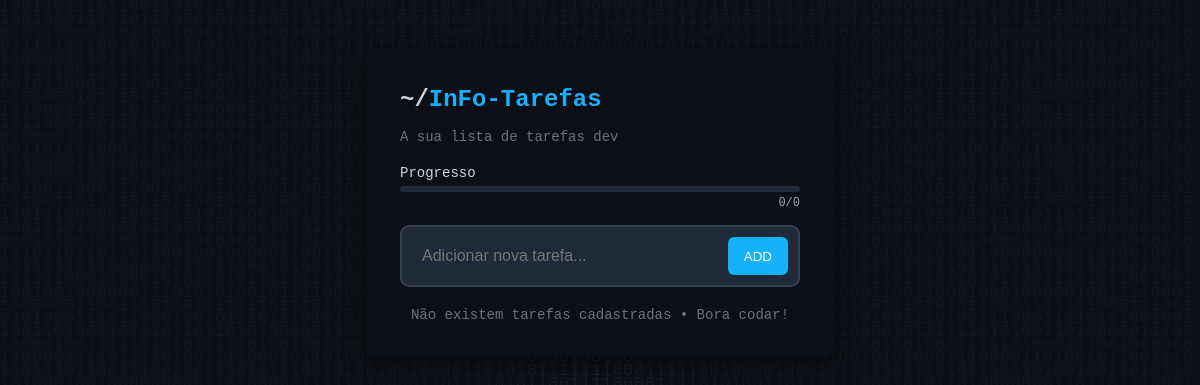
/, run on an earlier commit of the app's database.
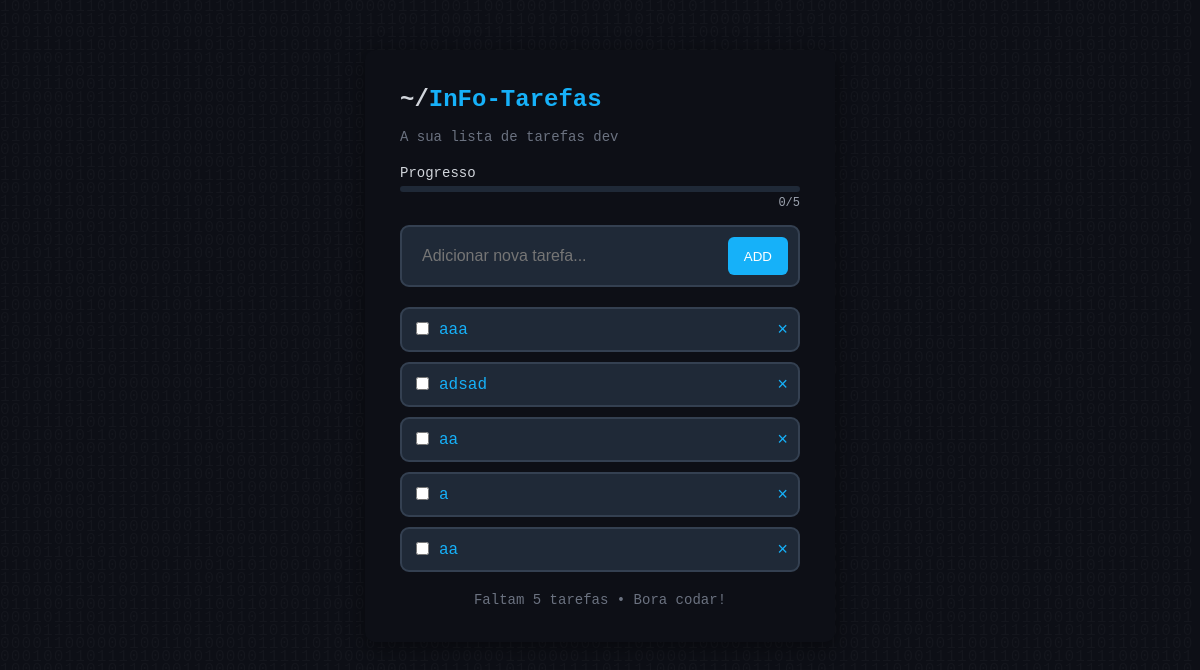
And on a later commit of the database.
### tarefas/models.py (models this page shows, shortened)
class Task(models.Model):
    label = models.CharField(max_length=100)
    done = models.BooleanField(default=False)

### tarefas/views.py (the view)
# urls.py: 2. Add a URL to urlpatterns:  path('', views.home, name='home')
def home(request):
    tasks = Task.objects.all()
    completed_tasks = 0
    total_tasks = len(tasks)
    remaining_tasks = 0
    pct = 0
    for task in tasks:
        if task.done == True:
            completed_tasks += 1
    remaining_tasks = total_tasks - completed_tasks
    if total_tasks > 0:
        pct = int((completed_tasks / total_tasks) * 100)
    return render(
        request,
        'tarefas/home.html',
        {
            'tasks' : tasks,
            'total' : total_tasks,
            'completed' : completed_tasks,
            'remaining' : remaining_tasks,
            'pct' : pct
        })

### tarefas/templates/tarefas/home.html (shortened to what this page needs)
{% extends "tarefas/base.html" %}
{% block  body %}
    <div class="progress-container">
        <label>Progresso</label>
        <div class="progress-bar">
        </div>
        <div class="progress-count">{{ completed }}/{{ total }}</div>
    </div>
    <form class="task-form" method="POST" method="POST" action="{% url 'add' %}">
        <input name="label" type="text" placeholder="Adicionar nova tarefa..." required autofocus />
        <button type="submit">ADD</button>
    </form>
    {% if tasks %}
        <ul class="task-list">
            {% for task in tasks %}
                <li class="{% if task.done == True %}completed{% endif %}">
                    <form method="POST" action="{% url 'toggle' task.id %}">
                        <input type="checkbox" onChange="this.form.submit()" {% if task.done == True %}checked{% endif %}/>
                    </form>
                    <span>{{ task.label }}</span>
                    <a href="{% url 'delete' task.id %}" class="delete">×</a>
                </li>
            {% endfor %}
        </ul>
        <p class="footer">Faltam {{ remaining }} tarefa{% if remaining != 1  %}s{% endif %} • Bora codar!</p>
    {% else %}
        <p class="footer">Não existem tarefas cadastradas • Bora codar!</p>
    {% endif %}
{% endblock  %}

What changed in the data, as far as the page shows it:
added Task: label "aaa"
added Task: label "adsad"
added Task: label "aa"
added Task: label "a"
added Task: label "aa"
Also different on the page:
{{ total }}: "0" → "5"
{{ remaining }}: (not shown) → "5"
text no longer shown: "Não existem tarefas cadastradas • Bora codar!"
text now shown: "Faltam tarefa s • Bora codar!"
